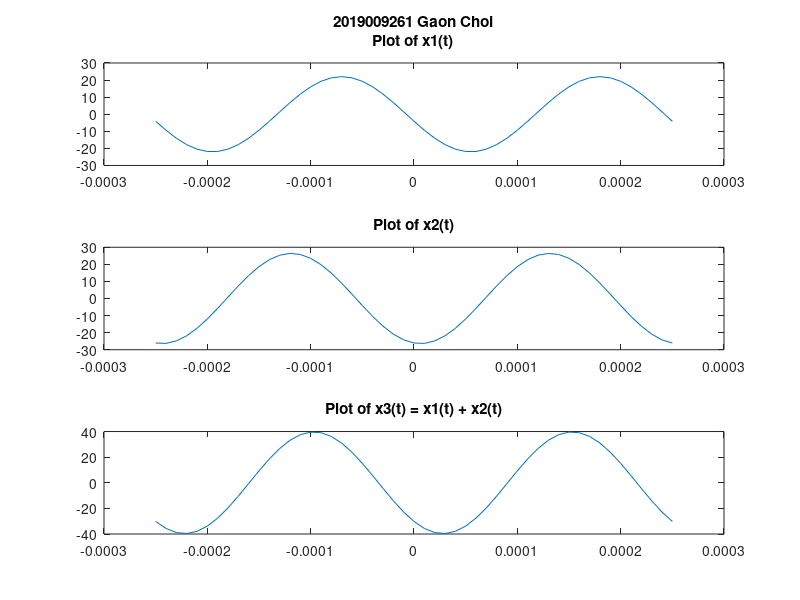

This figure's MATLAB source:
% 2019009261_Gaon Choi

freq = 4000;        % frequency: 4000Hz
T = 1/freq;    % time period

% generate time vector
ts = T / 25;   % time sampling
% starting time: -T
% ending   time: +T
tt = -T:ts:+T;

A1 = 22;    A2 = 1.2 * A1;  % 22 years old
M = 10; D = 28  % birthday: 2000.10.28.
T_m1 = (37.2 / M) * T;
T_m2 = -(41.3 / D) * T;

x1 = A1 * cos(2*pi*freq*(tt - T_m1));
x2 = A2 * cos(2*pi*freq*(tt - T_m2));

subplot(3, 1, 1)
plot(tt, x1)
title({"2019009261 Gaon Choi", "Plot of x1(t)"})
subplot(3, 1, 2)
plot(tt, x2)
title("Plot of x2(t)")

x3 = x1 + x2;
subplot(3, 1, 3)
plot(tt, x3)
title("Plot of x3(t) = x1(t) + x2(t)")